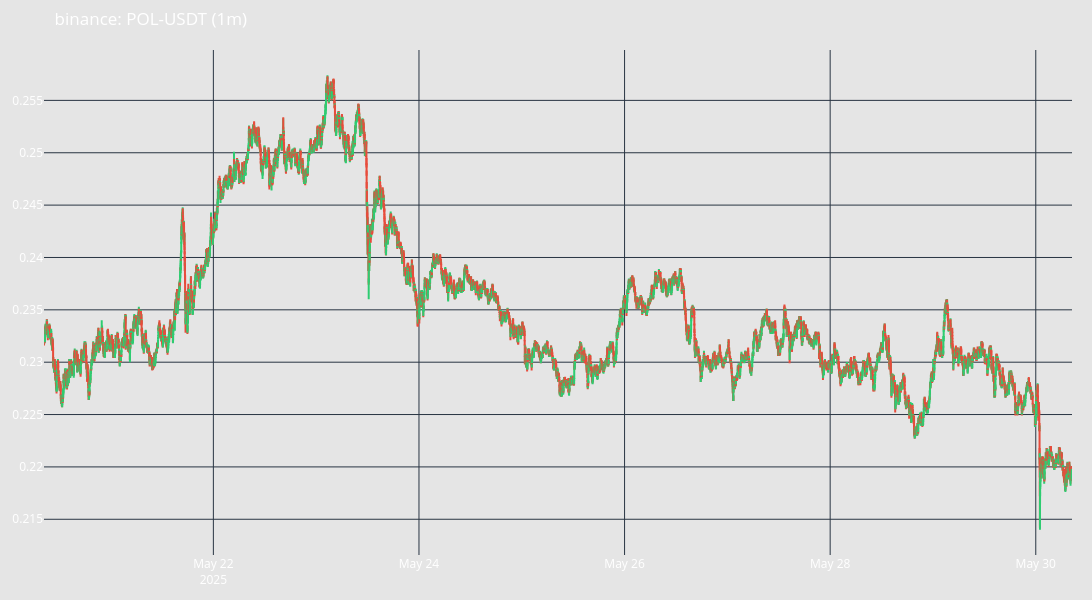

The cell this chart's notebook holds for it:
### Code cell
# The candles object has builtin methods to visualize the candles easily
candles.plot(height=600, width=1200)

### Figure 1 — Plotly figure (JSON) as saved in the notebook; plotly's stock layout.template omitted (floating-point values rounded to 4 significant figures; data arrays with more than 128 entries replaced by an {"elided": "..."} marker saying what was removed)
{"data": [{"close": {"elided": "14400 float values"}, "decreasing": {"line": {"color": "#E74C3C"}}, "high": {"elided": "14400 float values"}, "increasing": {"line": {"color": "#2ECC71"}}, "low": {"elided": "14400 float values"}, "name": "Candlesticks", "open": {"elided": "14400 float values"}, "type": "candlestick", "x": {"elided": "14400 str values"}}], "layout": {"font": {"color": "white", "size": 12}, "height": 600, "hovermode": "x unified", "margin": {"b": 20, "l": 20, "r": 20, "t": 50}, "paper_bgcolor": "rgba(0, 0, 0, 0.1)", "plot_bgcolor": "rgba(0, 0, 0, 0)", "showlegend": false, "title": {"text": "binance: POL-USDT (1m)"}, "width": 1200, "xaxis": {"rangeslider": {"visible": false}}}}
